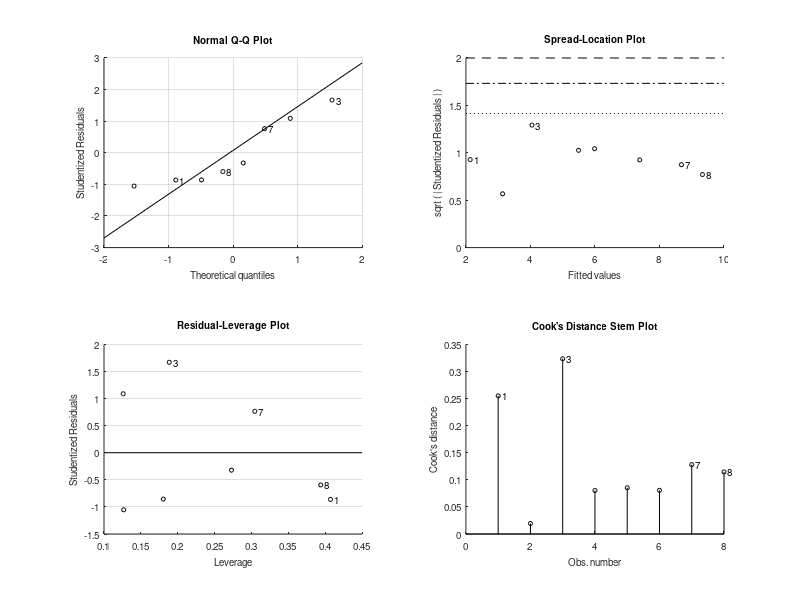
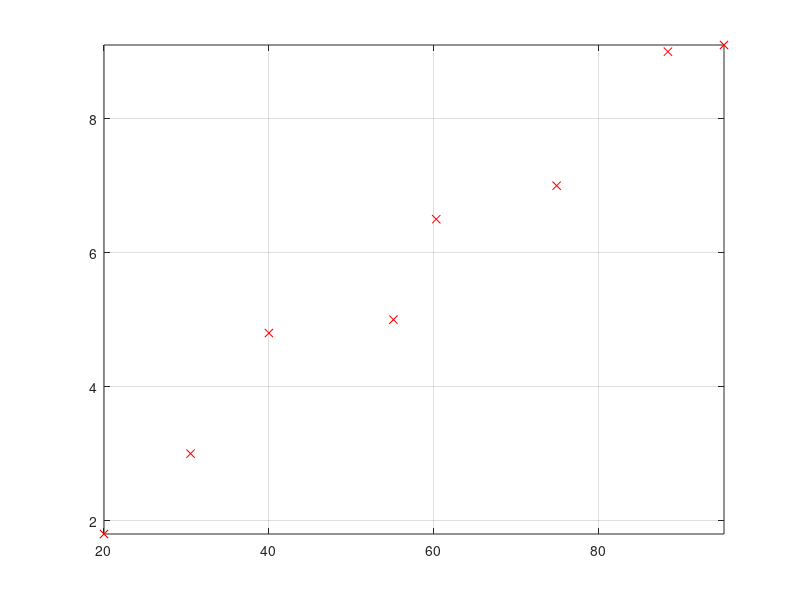

MATLAB code to generate these figures, in order: (Note: this script raises an error after producing the figures.)
clear all;
close all;

%% TEHTAVA A

% Alustetaan taulukon arvot vektoreihin
varallisuus = [20.0, 30.5, 40.0, 55.1, 60.3, 74.9, 88.4, 95.2]';
energia = [1.8, 3.0, 4.8, 5.0, 6.5, 7.0, 9.0, 9.1]';
% Luodaan lineaarinen malli
model = fitlm(varallisuus, energia, 'linear');
% Plotataan datapisteet
figure
plot(varallisuus, energia, 'x', 'color', 'red');
% Plotataan mallin antama lineaarinen ennuste
hold on;
axis tight;
grid on;
t = [10:120]';
plot(t, predict(model, t), 'color', 'blue');
xlabel('varallisuus');
ylabel('energiankulutus');
title('Lineaarinen regressiomalli');
% Tallennetaan 64% luottamusvälin yla- ja alarajat matriisiin eci
[epred, eci] = predict(model, t, 'alpha', 0.36 , 'Prediction', 'observation');
% Plotataan luottamusvälin yla- ja alarajat
plot(t, eci(:,1), '--', 'color', 'cyan');
plot(t, eci(:,2), '--', 'color', 'cyan');
legend('datapisteet', 'lineaarinen ennuste', '64% luottamusväli', 'location', 'southeast');
% Lasketaan mille valille varallisuusluokan 65 energiankulutus osuu 64%
% luottamusvalilla
index65 = find(t==65)
e65 = [eci(index65,1), eci(index65,2)]

%% TEHTAVA B

% Alustetaan taulukon mittausdata
days = [2, 10, 18, 26, 31, 35];
weight = [2, 8, 19, 32, 43, 45];
% Estimoidaan parhaat parametrien arvot ensimmaisena 50 paivana
t = [0:50];
est = lsqcurvefit(@(b, t) kasvumalli(b, t), [40, 40, 20], days, weight);
% Plotatataan datapisteet ja mallin antama ennuste
figure
hold on
grid on
ylim ([0 52])
plot(days, weight, 'x')
plot(t, kasvumalli(est, t))
title('Jyvän painon kehitys');
xlabel('päiviä 1. kukinnosta');
ylabel('jyvän paino');
legend('mittaukset', 'PNS-malli', 'location', 'southeast');
% Selvitetaan milloin maksimipaino saavuutetaan
m = max(kasvumalli(est, t))
find(kasvumalli(est, t)==m)

%% KOTITEHTAVA

% Alustetaan mittausdata vektoreihin
f = [519, 549, 688, 740, 821];
v = [1.0, 1.2, 1.9, 2.4, 2.3];
e = [0.15, 0.40, 0.20, 0.30, 0.10];
% Estimoidaan b0 ja b0 seka virhevalit sovittaja-funktiolla
[b, bci] = sovittaja(f, v, e);
b0 = b(1);
b1 = b(2);
eb0 = [bci(1,1) bci(2,1)]
eb1 = [bci(1,2) bci(2,2)]
% Maaritetaan regressiosuora valilla [400, 900]
x = [400:900]';
y = b0 + b1 .* x;
% Sovitetaan mittausdataan myos tavallinen lineaarinen malli
model = fitlm(f, v, 'linear');
% Plotataan datapisteet virherajoineen seka
% molemmat dataan sovitetut lineaariset regressiosuorat
figure
hold on
grid on
errorbar(f, v, e, 'x');
plot(x, y);
plot(x, predict(model, x));
title('Pysäytysjännite suhteessa valon taajuuteen');
xlabel('valon taajuus (10^{12} Hz)');
ylabel('pysäytysjännite (V)');
legend('mittausdata', 'painotettu PNS-malli', 'tavallinen PNS-malli', 'location', 'southeast');
